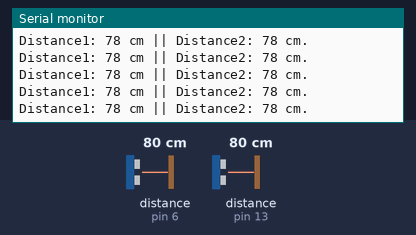
A sketch run on a simulated Arduino Mega 2560, built with avr-gcc and run on an emulated ATmega2560. Parts: the last lines printed to the serial monitor. Wiring (inferred from the names in the program): 2 × ultrasonic range finder: trigger pin 12, echo pin 13 / trigger pin 30, echo pin 6. Inputs (shaded band) come from the test bench; at power-on: distance to the obstacle (sensors on pin 6, pin 13) 80 cm. The echo pulse lasts 58.3 µs per cm.

Above: at 1.2 s.
1.3 s: distance to the obstacle (sensor on pin 6) set to 2 cm
At 1.41 s:
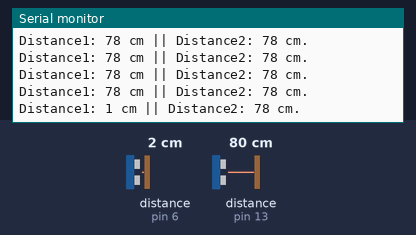
4.3 s: distance to the obstacle (sensor on pin 13) set to 2 cm
At 4.8 s:
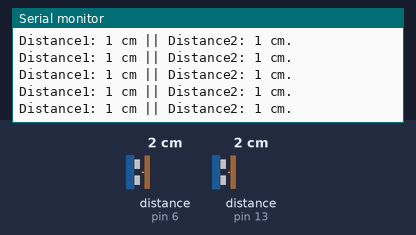
7.3 s: distance to the obstacle (sensor on pin 6) set to 120 cm
At 7.46 s:
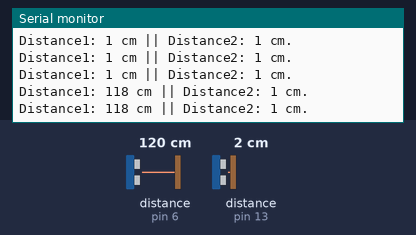
10.3 s: distance to the obstacle (sensor on pin 13) set to 18 cm
At 10.3 s:
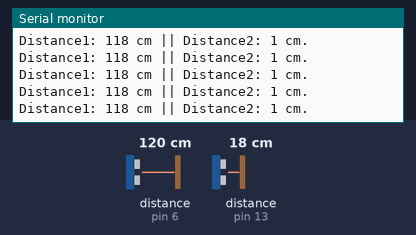
13.3 s: distance to the obstacle (sensor on pin 6) set to 4 cm
At 13.33 s:
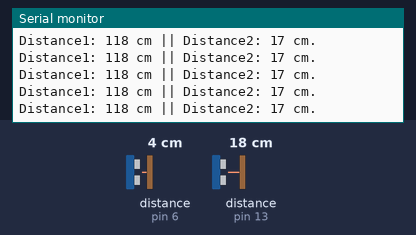
16.3 s: distance to the obstacle (sensor on pin 13) set to 4 cm
At 17.1 s:
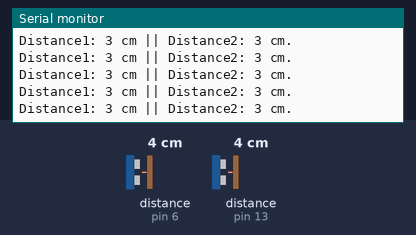
Timing chart, 0 to 19.3 s (numbered marks = the images above; inputs shaded):
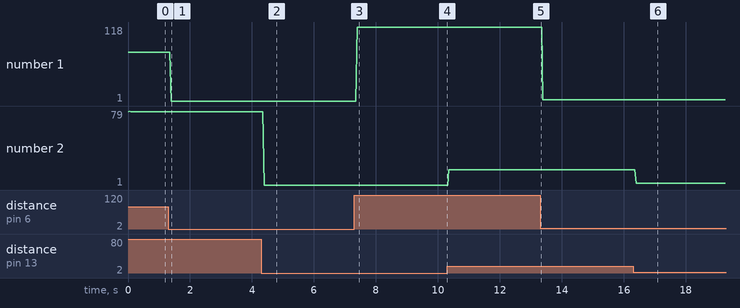

The sketch:

UltrasonicTesting.ino
```cpp
//Ultra sonic down
const int trigPin1 = 30;
const int echoPin1 = 6;
long duration1;
int distance1;

//Ultra sonic up
const int trigPin2 = 12;
const int echoPin2 = 13;
long duration2;
int distance2;

void setup()
{
  Serial.begin(9600);
  pinMode(trigPin1, OUTPUT);
  pinMode(echoPin1, INPUT);
  pinMode(trigPin2, OUTPUT);
  pinMode(echoPin2, INPUT);
}

void loop()
{
  //Write a pulse to the HC-SR04 Trigger Pin
  digitalWrite(trigPin1, LOW);
  delayMicroseconds(2);
  digitalWrite(trigPin1, HIGH);
  delayMicroseconds(10);
  digitalWrite(trigPin1, LOW);

  // Measure the response from the HC-SR04 Echo Pin
  duration1 = pulseIn(echoPin1, HIGH);

  //Determine distance from duration
  //Use 343 metres per second as speed of sound
  distance1 = duration1 * (0.034 / 2);

  //Write a pulse to the HC-SR04 Trigger Pin
  digitalWrite(trigPin2, LOW);
  delayMicroseconds(2);
  digitalWrite(trigPin2, HIGH);
  delayMicroseconds(10);
  digitalWrite(trigPin2, LOW);

  // Measure the response from the HC-SR04 Echo Pin
  duration2 = pulseIn(echoPin2, HIGH);

  //Determine distance from duration
  //Use 343 metres per second as speed of sound
  distance2 = duration2 * (0.034 / 2);

  Serial.print("Distance1: ");
  Serial.print(distance1);
  Serial.print(" cm || ");
  Serial.print("Distance2: ");
  Serial.print(distance2);
  Serial.println(" cm.");
  delay(10);
}
```

Measured:
- after the input at 1.3 s, the serial monitor: prints a new line after 0.09 s (image 1)
- after the input at 4.3 s, the serial monitor: prints a new line after 0.09 s (image 2)
- after the input at 7.3 s, the serial monitor: prints a new line after 0.09 s (image 3)
- after the input at 16.3 s, the serial monitor: prints a new line after 0.10 s (image 6)
- plotted number 1: 1 → 118 after the input at 7.3 s, 118 → 3 after the input at 13.3 s
- plotted number 2: 1 → 17 after the input at 10.3 s
